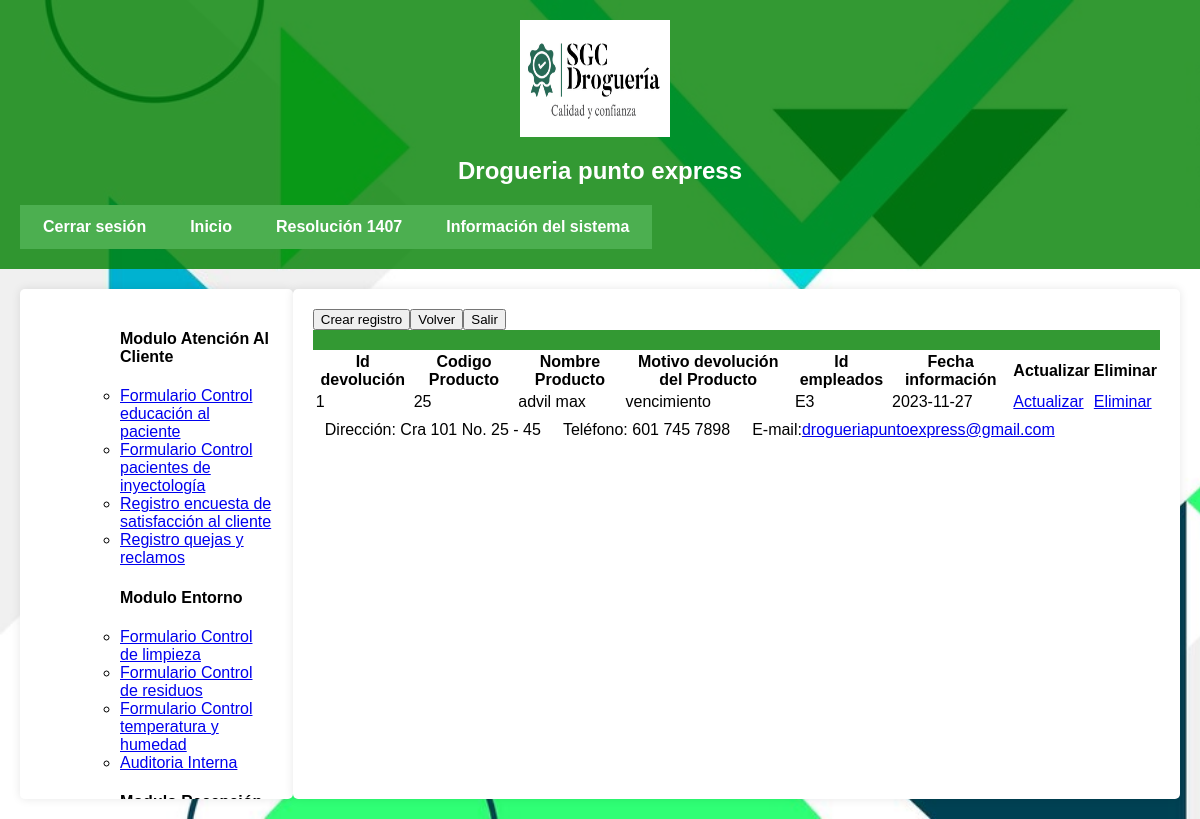
The page /devolucion.php (signed in) on the database its author committed.
### tables this page shows
CREATE TABLE `devolucion` (
  `Iddevolucion` int(5) NOT NULL,
  `codigo` int(11) NOT NULL,
  `nomproducto` varchar(50) NOT NULL,
  `motivodevolucion` text NOT NULL,
  `Idempleado` varchar(5) NOT NULL,
  `fecha` date NOT NULL DEFAULT current_timestamp()
);

### devolucion.php (the view, shortened to what this page needs)
<!DOCTYPE html>
<html lang="es">
<head>
    <link rel="stylesheet" href="EstiloMP.css">
</head>
<body>
<header id="header">
        <img src="imagen/LogoSGC.png" ver ="left" height="117" width="150"/>
		<h2>Drogueria punto express</h2>
			<table id="superior"><tr>
            <td id="superior1"><a href="u_cerrarsesion.php">Cerrar sesi&oacute;n</a></td>
            <td id="superior1"><a href="u_inicio.php">Inicio</a></td>
			<td id="superior1"><a href="u_resolucion1407.php">Resoluci&oacute;n 1407</a></td>
			<td id="superior1"><a href="u_sistemainf.php">Informaci&oacute;n del sistema</a></td>
            </tr></table>
</header>
<div id="contenido">
    <div id="lateral">
    <nav>
            <ol>
		    <ul><h4>Modulo Atenci&oacute;n Al Cliente</h4>
			<li><a href="educacion.php">Formulario Control educaci&oacute;n al paciente</a></li>
			<li><a href="inyectologia.php">Formulario Control pacientes de inyectolog&iacute;a</a></li>
            <li><a href="rencuesta.php">Registro encuesta de satisfacci&oacute;n al cliente</a></li>
            <li><a href="qr.php">Registro quejas y reclamos</a></li>
			</ul>
            </ol>
        </nav>
        <nav>
            <ol>
		    <ul><h4>Modulo Entorno</h4>
			<li><a href="limpieza.php">Formulario Control de limpieza</a></li>
            <li><a href="residuos.php">Formulario Control de residuos</a></li>
			<li><a href="temperatura.php">Formulario Control temperatura y humedad</a></li>
            <li><a href="auditoria.php">Auditoria Interna</a></li>
			</ul>
            </ol>
        </nav>
        <nav>
            <ol>
		    <ul><h4>Modulo Recepci&oacute;n y devoluci&oacute;n de productos</h4>
			</ul>
            </ol>
        </nav>
    </div>
<main id="contenidos">
<?php
include_once ("conexion.php");
$sql = "SELECT * FROM devolucion";
?>
<table>
<tr>
<th>Id devoluci&oacute;n</th>
<th>Codigo Producto</th>
<th>Nombre Producto</th>
<th>Motivo devoluci&oacute;n del Producto</th>
<th>Id empleados</th>
<th>Fecha informaci&oacute;n</th>
<th>Actualizar</th>
<th>Eliminar</th>
</tr>
<?php
$resultado = mysqli_query($conn,$sql);
while($row=mysqli_fetch_assoc($resultado)){?>
        <tr>
        <td><?php echo $row ["Iddevolucion"];?></td>
        <td><?php echo $row ["codigo"];?></td>
        <td><?php echo $row ["nomproducto"];?></td>
        <td><?php echo $row ["motivodevolucion"];?></td>
        <td><?php echo $row ["Idempleado"];?></td>
        <td><?php echo $row ["fecha"];?></td>
        <td><a href="devdactualizar.php?Iddevolucion=<?php echo $row ["Iddevolucion"];?>">Actualizar</a></td>
        <td><a href="develiminar.php?Iddevolucion=<?php echo $row ["Iddevolucion"];?>">Eliminar</a></td>
        </tr>
<?php    }
?>
<form action="devolucionc.php" method="post">
<button type="submit">Crear registro</button>
</form>
<form action="u_inicio.php">
<button type="submit">Volver</button>
</form>
<form action="u_cerrarsesion.php">
<button type="submit">Salir</button>
</form>
</main>
</div>
<footer id="footer">
      <center>
        <table id="inferior"><tr>
			<td id="inferior1">Direcci&oacute;n: Cra 101 No. 25 - 45</td>
			<td id="inferior1">Tel&eacute;fono: 601 745 7898</td>
			<td id="inferior1">E-mail:<a href="mailto:drogueriapuntoexpress@gmail.com">drogueriapuntoexpress@gmail.com</a></td>
		</tr></table>
       </center>
</footer>
</body>
</html>

### EstiloMP.css (style rules this page uses)
body { background-image: url('fondo.jpg'); background-size: cover; background-repeat: no-repeat; background-attachment: fixed; background-color: #b0e57c; font-family: Arial, sans-serif; margin: 0; padding: 0; min-height: 100vh; display: flex; flex-direction: column; }
#header { text-align: center; padding: 20px; background-color: rgba(0, 128, 0, 0.8); color: #fff; }
#header img { vertical-align: middle; margin-right: 10px; }
#superior { text-align: center; background-color: #4caf50; padding: 10px 0; }
#superior a { text-decoration: none; color: #fff; margin: 0 20px; font-weight: bold; }
#contenido { flex-grow: 1; display: flex; justify-content: space-between; align-items: flex-start; margin: 20px; }
#lateral { flex-basis: 250px; background-color: #fff; padding: 20px; border-radius: 5px; box-shadow: 0px 0px 10px rgba(0, 0, 0, 0.1); height: calc(80vh - 170px); overflow: auto; }
#contenidos { flex-basis: calc(100% - 250px); background-color: #fff; padding: 20px; border-radius: 5px; box-shadow: 0px 0px 10px rgba(0, 0, 0, 0.1); height: calc(80vh - 170px); overflow: auto; }
#footer { text-align: center; padding: 10px; background-color: rgba(0, 128, 0, 0.8); color: #fff; }
#inferior { text-align: center; }
#inferior td { padding: 5px 10px; }

### rows shown on the page
devolucion: Iddevolucion "1", codigo "25", nomproducto "advil max", motivodevolucion "vencimiento", Idempleado "E3", fecha "2023-11-27"
